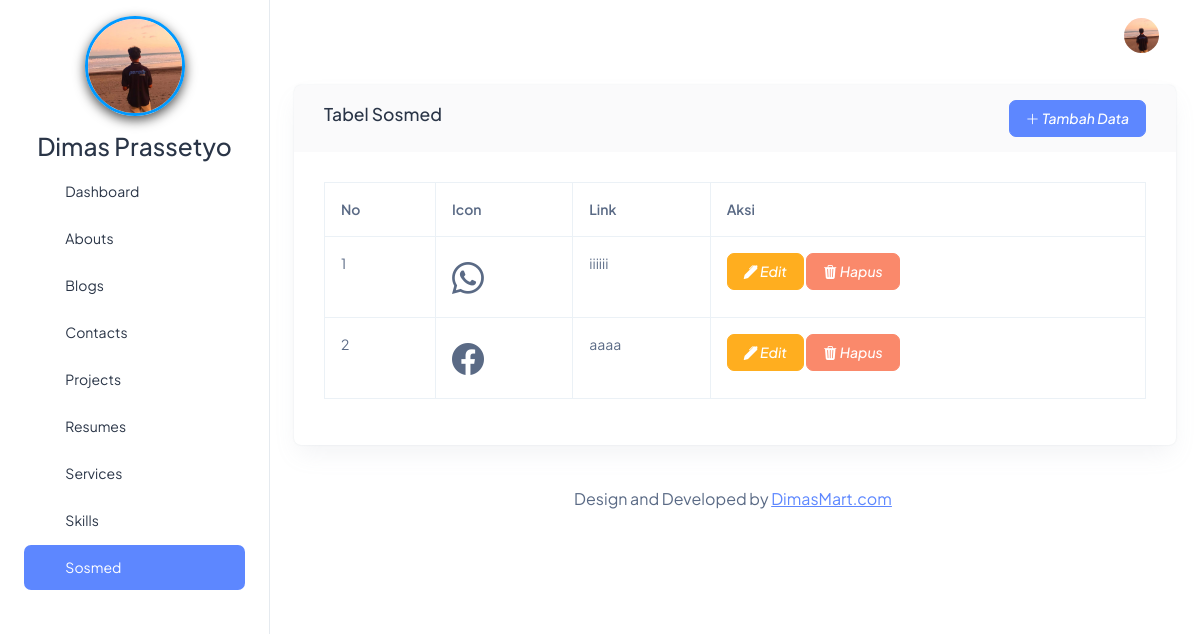
/beckend/pages/socmed/index.php, run on the app's committed database.
### tables this page shows
CREATE TABLE `abouts` (
  `id` bigint NOT NULL,
  `name` varchar(255) NOT NULL,
  `born` date NOT NULL,
  `address` text NOT NULL,
  `zip_code` int NOT NULL,
  `email` varchar(255) NOT NULL,
  `phone` varchar(255) NOT NULL,
  `total_project` int NOT NULL,
  `work` varchar(255) NOT NULL,
  `image` text NOT NULL,
  `description` text NOT NULL
);

CREATE TABLE `socmeds` (
  `id` bigint NOT NULL,
  `icon` varchar(255) NOT NULL,
  `link` text NOT NULL
);

### beckend/pages/socmed/index.php (the view)
<?php
    include '../../partials/header.php';
    include '../../partials/sidebar.php';
    include '../../partials/navbar.php';
    $qSocmeds = "SELECT * FROM Socmeds";
    $result = mysqli_query($connect, $qSocmeds) or die(mysqli_error($connect));
?>
   <div class="row">
    <div class="col-12">
        <div class="card">
            <div class="card-header d-flex align-items-center justify-content-between">
                <h5>Tabel Sosmed</h5>
                <a href="./create.php" class="btn btn-primary"><i class="bi bi-plus-lg"> Tambah Data</i></a>
            </div>
            <div class="card-body">
                <div class="tabel-responsive">
                    <table class="table table-bordered">
                        <thead>
                            <tr class="text-capitalize">
                                <th>No</th>
                                <th>Icon</th>
                                <th>Link</th>
                                <th>Aksi</th>
                            </tr>
                        </thead>
                        <tbody>
                            <?php
                                $no = 1;
                                while($item =$result->fetch_object()):
                            ?>
                            <tr>
                                <td><?= $no?></td>
                                 <td>
                                    <i class="<?= $item->icon ?>" style="font-size:2rem"></i>
                                  </td>
                                <td><?=$item->link?></td>
                                <td>
                                    <a href="./edit.php?id=<?= $item->id?>" class="btn btn-warning"><i class="bi bi-pen-fill"> Edit</i></a>
                                    <a href="../../action/socmed/destroy.php?id=<?= $item->id?>"
                                    class="btn btn-danger" onclick="return confirm('Apakah Anda Yakin')"><i class="bi bi-trash3-fill"> Hapus</i></a>
                                </td>
                            </tr>
                            <?php
                                $no++;
                                endwhile;
                            ?>
                        </tbody>
                    </table>
                </div>
            </div>
        </div>
    </div>
   </div>
   <?php
    include '../../partials/footer.php';
    include '../../partials/script.php';
    ?>

### beckend/partials/sidebar.php (shortened to what this page needs)
<?php
$qAbouts = "SELECT * FROM abouts";
$result = mysqli_query($connect, $qAbouts) or die(mysqli_error($connect));
$item = $result->fetch_object();
?>
<body>
  <div class="page-wrapper" id="main-wrapper" data-layout="vertical" data-navbarbg="skin6" data-sidebartype="full"
    data-sidebar-position="fixed" data-header-position="fixed">
    <aside class="left-sidebar">
      <div>
        <div>
          <div class="brand-logo">
            <div class="w-100 d-flex flex-column align-items-center justify-content-center" style="padding:16px 0;">
              <a href="#" class="text-nowrap logo-img">
                <img src="../../../storages/about/<?= $item->image ?>" alt="Gambar" width="100" height="100" alt="" style="border-radius:50%; object-fit:cover; box-shadow:0 4px 12px rgba(0,0,0,0.69); border:3px solid #0099ff; display:block; margin:auto;">
              </a>
            </div>
            <div class="h3 text-center">
              <?= $item->name ?>
            </div>
          </div>
          <nav class="sidebar-nav scroll-sidebar" data-simplebar="">
            <ul id="sidebarnav">
              <li class="sidebar-item">
                <a class="sidebar-link" href="../dashboard/index.php" aria-expanded="false">
                  <span>
                    <i class="ti ti-layout-dashboard"></i>
                  </span>
                  <span class="hide-menu">Dashboard</span>
                </a>
              </li>
              <li class="sidebar-item">
                <a class="sidebar-link" href="../about/index.php" aria-expanded="false">
                  <span>
                    <i class="ti ti-info-square"></i>
                  </span>
                  <span class="hide-menu">Abouts</span>
                </a>
              </li>
              <li class="sidebar-item">
                <a class="sidebar-link" href="../blog/index.php" aria-expanded="false">
                  <span>
                    <i class="ti ti-pencil"></i>
                  </span>
                  <span class="hide-menu">Blogs</span>
                </a>
              </li>
              <li class="sidebar-item">
                <a class="sidebar-link" href="../contact/index.php" aria-expanded="false">
                  <span>
                    <i class="ti ti-phone"></i>
                  </span>
                  <span class="hide-menu">Contacts</span>
                </a>
              </li>
              <li class="sidebar-item">
                <a class="sidebar-link" href="../project/index.php" aria-expanded="false">
                  <span>
                    <i class="ti ti-apps"></i>
                  </span>
                  <span class="hide-menu">Projects</span>
                </a>
              </li>
              <li class="sidebar-item">
                <a class="sidebar-link" href="../resume/index.php" aria-expanded="false">
                  <span>
                    <i class="ti ti-file-text"></i>
                  </span>
                  <span class="hide-menu">Resumes</span>
                </a>
              </li>
              <li class="sidebar-item">
                <a class="sidebar-link" href="../service/index.php" aria-expanded="false">
                  <span>
                    <i class="ti ti-server"></i>
                  </span>
                  <span class="hide-menu">Services</span>
                </a>
              </li>
              <li class="sidebar-item">
                <a class="sidebar-link" href="../skill/index.php" aria-expanded="false">
                  <span>
                    <i class="ti ti-tools"></i>
                  </span>
                  <span class="hide-menu">Skills</span>
                </a>
              </li>
              <li class="sidebar-item">
                <a class="sidebar-link" href="../socmed/index.php" aria-expanded="false">
                  <span>
                    <i class="ti ti-brand-instagram"></i>
                  </span>
                  <span class="hide-menu">Sosmed</span>
                </a>
              </li>
            </ul>
          </nav>
        </div>
    </aside>

### beckend/partials/navbar.php (shortened to what this page needs)
<?php
$qAbouts = "SELECT * FROM abouts";
$result = mysqli_query($connect, $qAbouts) or die(mysqli_error($connect));
$item = $result->fetch_object();
?>
    <div class="body-wrapper">
      <header class="app-header">
        <nav class="navbar navbar-expand-lg navbar-light">
          <div class="navbar-collapse justify-content-end px-0" id="navbarNav">
            <ul class="navbar-nav flex-row ms-auto align-items-center justify-content-end">
              <li class="nav-item dropdown">
                <a class="nav-link nav-icon-hover" href="javascript:void(0)" id="drop2" data-bs-toggle="dropdown"
                  aria-expanded="false">
                  <img src="../../../storages/about/<?= $item->image ?>" alt="" width="35" height="35" class="rounded-circle">
                </a>
              </li>
            </ul>
          </div>
        </nav>
      </header>
      <div class="container-fluid">

### data on the page
abouts: image (picture), name "Dimas Prassetyo"
socmeds: link "iiiiii"
socmeds: link "aaaa"
